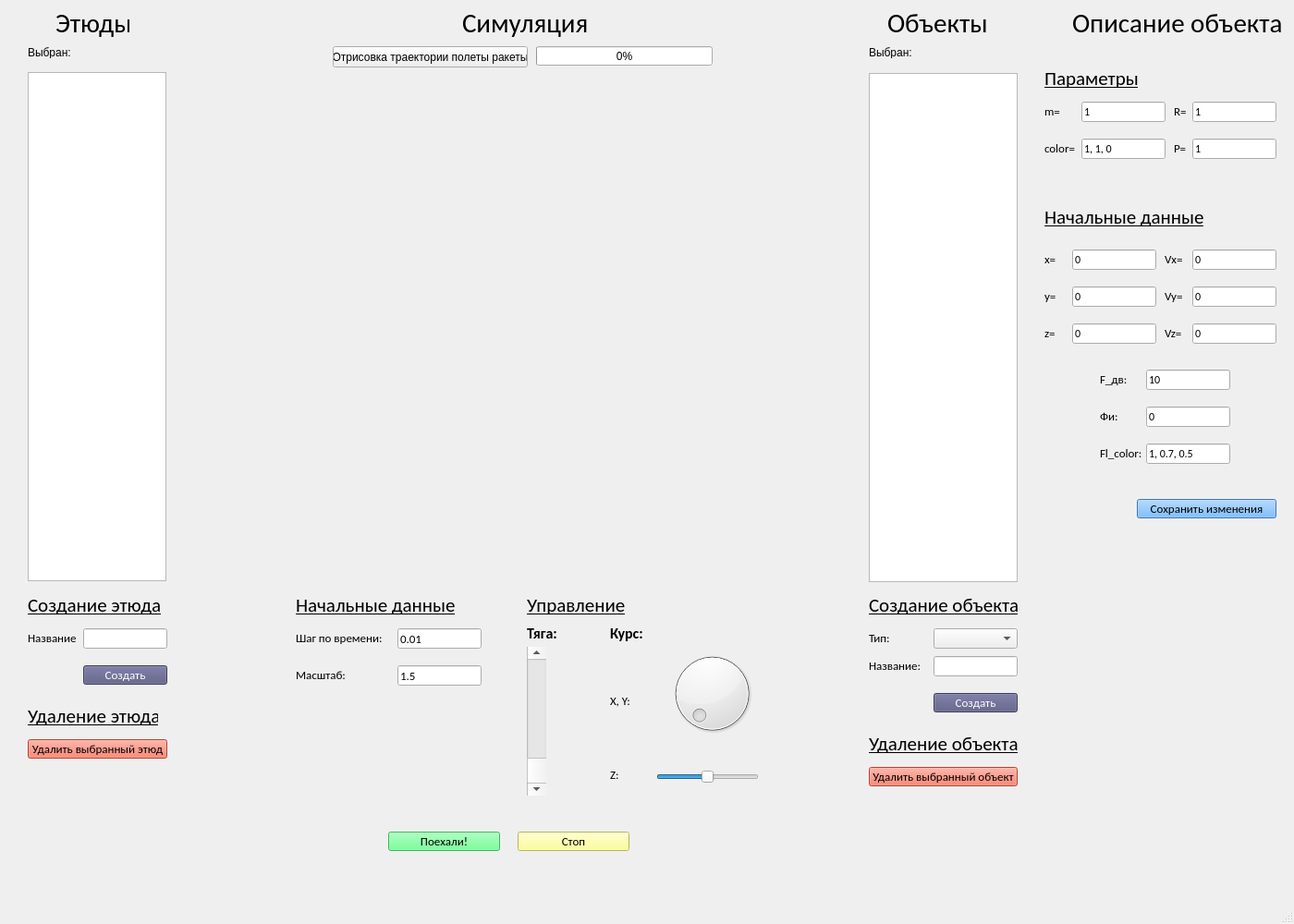
<?xml version="1.0" encoding="UTF-8"?>
<ui version="4.0">
 <class>MainWindow</class>
 <widget class="QMainWindow" name="MainWindow">
  <property name="geometry">
   <rect>
    <x>0</x>
    <y>0</y>
    <width>1400</width>
    <height>1000</height>
   </rect>
  </property>
  <property name="windowTitle">
   <string>MainWindow</string>
  </property>
  <widget class="QWidget" name="centralwidget">
   <widget class="QListWidget" name="listUniverseObjectsWidget">
    <property name="geometry">
     <rect>
      <x>940</x>
      <y>79</y>
      <width>161</width>
      <height>551</height>
     </rect>
    </property>
    <property name="font">
     <font>
      <family>Calibri</family>
     </font>
    </property>
   </widget>
   <widget class="QLabel" name="label">
    <property name="geometry">
     <rect>
      <x>60</x>
      <y>10</y>
      <width>80</width>
      <height>30</height>
     </rect>
    </property>
    <property name="font">
     <font>
      <family>Calibri</family>
      <pointsize>22</pointsize>
     </font>
    </property>
    <property name="text">
     <string>Этюды</string>
    </property>
   </widget>
   <widget class="QLabel" name="label_23">
    <property name="geometry">
     <rect>
      <x>1260</x>
      <y>350</y>
      <width>21</width>
      <height>21</height>
     </rect>
    </property>
    <property name="font">
     <font>
      <family>Calibri</family>
      <pointsize>10</pointsize>
     </font>
    </property>
    <property name="text">
     <string>Vz=</string>
    </property>
   </widget>
   <widget class="QLabel" name="Color">
    <property name="geometry">
     <rect>
      <x>1130</x>
      <y>150</y>
      <width>51</width>
      <height>21</height>
     </rect>
    </property>
    <property name="font">
     <font>
      <family>Calibri</family>
      <pointsize>10</pointsize>
     </font>
    </property>
    <property name="text">
     <string>color=</string>
    </property>
   </widget>
   <widget class="QPushButton" name="saveDataButton">
    <property name="geometry">
     <rect>
      <x>1230</x>
      <y>540</y>
      <width>151</width>
      <height>21</height>
     </rect>
    </property>
    <property name="font">
     <font>
      <family>Calibri</family>
      <pointsize>10</pointsize>
     </font>
    </property>
    <property name="styleSheet">
     <string notr="true">background-color: rgb(85, 170, 255);</string>
    </property>
    <property name="text">
     <string>Сохранить изменения</string>
    </property>
   </widget>
   <widget class="QLineEdit" name="z0_field">
    <property name="geometry">
     <rect>
      <x>1160</x>
      <y>350</y>
      <width>91</width>
      <height>22</height>
     </rect>
    </property>
    <property name="font">
     <font>
      <family>Calibri</family>
     </font>
    </property>
    <property name="text">
     <string>0</string>
    </property>
   </widget>
   <widget class="QLineEdit" name="R_field">
    <property name="geometry">
     <rect>
      <x>1290</x>
      <y>110</y>
      <width>91</width>
      <height>22</height>
     </rect>
    </property>
    <property name="font">
     <font>
      <family>Calibri</family>
     </font>
    </property>
    <property name="text">
     <string>1</string>
    </property>
   </widget>
   <widget class="QLabel" name="label_3">
    <property name="geometry">
     <rect>
      <x>1270</x>
      <y>110</y>
      <width>21</width>
      <height>21</height>
     </rect>
    </property>
    <property name="font">
     <font>
      <family>Calibri</family>
      <pointsize>10</pointsize>
     </font>
    </property>
    <property name="text">
     <string>R=</string>
    </property>
   </widget>
   <widget class="QLineEdit" name="x0_field">
    <property name="geometry">
     <rect>
      <x>1160</x>
      <y>270</y>
      <width>91</width>
      <height>22</height>
     </rect>
    </property>
    <property name="font">
     <font>
      <family>Calibri</family>
     </font>
    </property>
    <property name="text">
     <string>0</string>
    </property>
   </widget>
   <widget class="QLabel" name="label_22">
    <property name="geometry">
     <rect>
      <x>1190</x>
      <y>440</y>
      <width>31</width>
      <height>21</height>
     </rect>
    </property>
    <property name="font">
     <font>
      <family>Calibri</family>
      <pointsize>10</pointsize>
     </font>
    </property>
    <property name="text">
     <string>Фи:</string>
    </property>
   </widget>
   <widget class="QLineEdit" name="Vy0_field">
    <property name="geometry">
     <rect>
      <x>1290</x>
      <y>310</y>
      <width>91</width>
      <height>22</height>
     </rect>
    </property>
    <property name="font">
     <font>
      <family>Calibri</family>
     </font>
    </property>
    <property name="text">
     <string>0</string>
    </property>
   </widget>
   <widget class="QLineEdit" name="F_dv_field">
    <property name="geometry">
     <rect>
      <x>1240</x>
      <y>400</y>
      <width>91</width>
      <height>22</height>
     </rect>
    </property>
    <property name="font">
     <font>
      <family>Calibri</family>
     </font>
    </property>
    <property name="text">
     <string>10</string>
    </property>
   </widget>
   <widget class="QLineEdit" name="y0_field">
    <property name="geometry">
     <rect>
      <x>1160</x>
      <y>310</y>
      <width>91</width>
      <height>22</height>
     </rect>
    </property>
    <property name="font">
     <font>
      <family>Calibri</family>
     </font>
    </property>
    <property name="text">
     <string>0</string>
    </property>
   </widget>
   <widget class="QLineEdit" name="Phi_field">
    <property name="geometry">
     <rect>
      <x>1240</x>
      <y>440</y>
      <width>91</width>
      <height>22</height>
     </rect>
    </property>
    <property name="font">
     <font>
      <family>Calibri</family>
     </font>
    </property>
    <property name="text">
     <string>0</string>
    </property>
   </widget>
   <widget class="QLineEdit" name="Color_field">
    <property name="geometry">
     <rect>
      <x>1170</x>
      <y>150</y>
      <width>91</width>
      <height>22</height>
     </rect>
    </property>
    <property name="font">
     <font>
      <family>Calibri</family>
     </font>
    </property>
    <property name="text">
     <string>1, 1, 0</string>
    </property>
   </widget>
   <widget class="QLabel" name="Color_2">
    <property name="geometry">
     <rect>
      <x>1270</x>
      <y>150</y>
      <width>31</width>
      <height>21</height>
     </rect>
    </property>
    <property name="font">
     <font>
      <family>Calibri</family>
      <pointsize>10</pointsize>
     </font>
    </property>
    <property name="text">
     <string>P=</string>
    </property>
   </widget>
   <widget class="QLabel" name="label_17">
    <property name="geometry">
     <rect>
      <x>1130</x>
      <y>310</y>
      <width>21</width>
      <height>21</height>
     </rect>
    </property>
    <property name="font">
     <font>
      <family>Calibri</family>
      <pointsize>10</pointsize>
     </font>
    </property>
    <property name="text">
     <string>y=</string>
    </property>
   </widget>
   <widget class="QLineEdit" name="P_field">
    <property name="geometry">
     <rect>
      <x>1290</x>
      <y>150</y>
      <width>91</width>
      <height>22</height>
     </rect>
    </property>
    <property name="font">
     <font>
      <family>Calibri</family>
     </font>
    </property>
    <property name="text">
     <string>1</string>
    </property>
   </widget>
   <widget class="QLabel" name="label_20">
    <property name="geometry">
     <rect>
      <x>1260</x>
      <y>270</y>
      <width>21</width>
      <height>21</height>
     </rect>
    </property>
    <property name="font">
     <font>
      <family>Calibri</family>
      <pointsize>10</pointsize>
     </font>
    </property>
    <property name="text">
     <string>Vx=</string>
    </property>
   </widget>
   <widget class="QLabel" name="label_18">
    <property name="geometry">
     <rect>
      <x>1190</x>
      <y>400</y>
      <width>31</width>
      <height>21</height>
     </rect>
    </property>
    <property name="font">
     <font>
      <family>Calibri</family>
      <pointsize>10</pointsize>
     </font>
    </property>
    <property name="text">
     <string>F_дв:</string>
    </property>
   </widget>
   <widget class="QLineEdit" name="Flamecolor_field">
    <property name="geometry">
     <rect>
      <x>1240</x>
      <y>480</y>
      <width>91</width>
      <height>22</height>
     </rect>
    </property>
    <property name="font">
     <font>
      <family>Calibri</family>
     </font>
    </property>
    <property name="text">
     <string>1, 0.7, 0.5</string>
    </property>
   </widget>
   <widget class="QLineEdit" name="Vx0_field">
    <property name="geometry">
     <rect>
      <x>1290</x>
      <y>270</y>
      <width>91</width>
      <height>22</height>
     </rect>
    </property>
    <property name="font">
     <font>
      <family>Calibri</family>
     </font>
    </property>
    <property name="text">
     <string>0</string>
    </property>
   </widget>
   <widget class="QLabel" name="label_5">
    <property name="geometry">
     <rect>
      <x>1130</x>
      <y>110</y>
      <width>21</width>
      <height>21</height>
     </rect>
    </property>
    <property name="font">
     <font>
      <family>Calibri</family>
      <pointsize>10</pointsize>
     </font>
    </property>
    <property name="text">
     <string>m=</string>
    </property>
   </widget>
   <widget class="QLabel" name="label_21">
    <property name="geometry">
     <rect>
      <x>1260</x>
      <y>310</y>
      <width>21</width>
      <height>21</height>
     </rect>
    </property>
    <property name="font">
     <font>
      <family>Calibri</family>
      <pointsize>10</pointsize>
     </font>
    </property>
    <property name="text">
     <string>Vy=</string>
    </property>
   </widget>
   <widget class="QLabel" name="label_16">
    <property name="geometry">
     <rect>
      <x>1130</x>
      <y>270</y>
      <width>21</width>
      <height>21</height>
     </rect>
    </property>
    <property name="font">
     <font>
      <family>Calibri</family>
      <pointsize>10</pointsize>
     </font>
    </property>
    <property name="text">
     <string>x=</string>
    </property>
   </widget>
   <widget class="QLabel" name="Color_3">
    <property name="geometry">
     <rect>
      <x>1190</x>
      <y>480</y>
      <width>51</width>
      <height>21</height>
     </rect>
    </property>
    <property name="font">
     <font>
      <family>Calibri</family>
      <pointsize>10</pointsize>
     </font>
    </property>
    <property name="text">
     <string>Fl_color:</string>
    </property>
   </widget>
   <widget class="QLineEdit" name="Vz0_field">
    <property name="geometry">
     <rect>
      <x>1290</x>
      <y>350</y>
      <width>91</width>
      <height>22</height>
     </rect>
    </property>
    <property name="font">
     <font>
      <family>Calibri</family>
     </font>
    </property>
    <property name="text">
     <string>0</string>
    </property>
   </widget>
   <widget class="QLabel" name="label_19">
    <property name="geometry">
     <rect>
      <x>1130</x>
      <y>350</y>
      <width>21</width>
      <height>21</height>
     </rect>
    </property>
    <property name="font">
     <font>
      <family>Calibri</family>
      <pointsize>10</pointsize>
     </font>
    </property>
    <property name="text">
     <string>z=</string>
    </property>
   </widget>
   <widget class="QLineEdit" name="M_field">
    <property name="geometry">
     <rect>
      <x>1170</x>
      <y>110</y>
      <width>91</width>
      <height>22</height>
     </rect>
    </property>
    <property name="font">
     <font>
      <family>Calibri</family>
     </font>
    </property>
    <property name="text">
     <string>1</string>
    </property>
   </widget>
   <widget class="QLabel" name="label_6">
    <property name="geometry">
     <rect>
      <x>960</x>
      <y>10</y>
      <width>111</width>
      <height>30</height>
     </rect>
    </property>
    <property name="font">
     <font>
      <family>Calibri</family>
      <pointsize>22</pointsize>
     </font>
    </property>
    <property name="text">
     <string>Объекты</string>
    </property>
   </widget>
   <widget class="QLabel" name="label_7">
    <property name="geometry">
     <rect>
      <x>1160</x>
      <y>10</y>
      <width>231</width>
      <height>30</height>
     </rect>
    </property>
    <property name="font">
     <font>
      <family>Calibri</family>
      <pointsize>22</pointsize>
     </font>
    </property>
    <property name="text">
     <string>Описание объекта</string>
    </property>
   </widget>
   <widget class="QLabel" name="label_8">
    <property name="geometry">
     <rect>
      <x>500</x>
      <y>10</y>
      <width>141</width>
      <height>30</height>
     </rect>
    </property>
    <property name="font">
     <font>
      <family>Calibri</family>
      <pointsize>22</pointsize>
     </font>
    </property>
    <property name="text">
     <string>Симуляция</string>
    </property>
   </widget>
   <widget class="SpaceWidget" name="SpWidget" native="true">
    <property name="geometry">
     <rect>
      <x>230</x>
      <y>80</y>
      <width>671</width>
      <height>551</height>
     </rect>
    </property>
    <property name="font">
     <font>
      <family>Calibri</family>
     </font>
    </property>
   </widget>
   <widget class="QLabel" name="label_4">
    <property name="geometry">
     <rect>
      <x>320</x>
      <y>680</y>
      <width>141</width>
      <height>20</height>
     </rect>
    </property>
    <property name="font">
     <font>
      <family>Calibri</family>
      <pointsize>10</pointsize>
     </font>
    </property>
    <property name="text">
     <string>Шаг по времени:</string>
    </property>
   </widget>
   <widget class="QLineEdit" name="TStep_field">
    <property name="geometry">
     <rect>
      <x>430</x>
      <y>680</y>
      <width>91</width>
      <height>22</height>
     </rect>
    </property>
    <property name="font">
     <font>
      <family>Calibri</family>
      <pointsize>10</pointsize>
     </font>
    </property>
    <property name="text">
     <string>0.01</string>
    </property>
   </widget>
   <widget class="QSlider" name="Z_turbo">
    <property name="geometry">
     <rect>
      <x>710</x>
      <y>830</y>
      <width>111</width>
      <height>22</height>
     </rect>
    </property>
    <property name="font">
     <font>
      <family>Calibri</family>
     </font>
    </property>
    <property name="minimum">
     <number>-90</number>
    </property>
    <property name="maximum">
     <number>90</number>
    </property>
    <property name="singleStep">
     <number>1</number>
    </property>
    <property name="orientation">
     <enum>Qt::Horizontal</enum>
    </property>
   </widget>
   <widget class="QPushButton" name="StopButton">
    <property name="geometry">
     <rect>
      <x>560</x>
      <y>900</y>
      <width>121</width>
      <height>21</height>
     </rect>
    </property>
    <property name="font">
     <font>
      <family>Calibri</family>
      <pointsize>10</pointsize>
     </font>
    </property>
    <property name="styleSheet">
     <string notr="true">background-color: rgb(255, 255, 127);</string>
    </property>
    <property name="text">
     <string>Стоп</string>
    </property>
   </widget>
   <widget class="QScrollBar" name="F_Bar">
    <property name="geometry">
     <rect>
      <x>570</x>
      <y>700</y>
      <width>21</width>
      <height>161</height>
     </rect>
    </property>
    <property name="font">
     <font>
      <family>Calibri</family>
      <pointsize>10</pointsize>
     </font>
    </property>
    <property name="maximum">
     <number>100</number>
    </property>
    <property name="singleStep">
     <number>1</number>
    </property>
    <property name="orientation">
     <enum>Qt::Vertical</enum>
    </property>
    <property name="invertedAppearance">
     <bool>true</bool>
    </property>
   </widget>
   <widget class="QLineEdit" name="K_field">
    <property name="geometry">
     <rect>
      <x>430</x>
      <y>720</y>
      <width>91</width>
      <height>22</height>
     </rect>
    </property>
    <property name="font">
     <font>
      <family>Calibri</family>
      <pointsize>10</pointsize>
     </font>
    </property>
    <property name="text">
     <string>1.5</string>
    </property>
   </widget>
   <widget class="QLabel" name="label_10">
    <property name="geometry">
     <rect>
      <x>660</x>
      <y>830</y>
      <width>16</width>
      <height>16</height>
     </rect>
    </property>
    <property name="font">
     <font>
      <family>Calibri</family>
      <pointsize>10</pointsize>
     </font>
    </property>
    <property name="text">
     <string>Z:</string>
    </property>
   </widget>
   <widget class="QLabel" name="label_11">
    <property name="geometry">
     <rect>
      <x>320</x>
      <y>720</y>
      <width>111</width>
      <height>20</height>
     </rect>
    </property>
    <property name="font">
     <font>
      <family>Calibri</family>
      <pointsize>10</pointsize>
     </font>
    </property>
    <property name="text">
     <string>Масштаб:</string>
    </property>
   </widget>
   <widget class="QDial" name="Angle_Bar">
    <property name="geometry">
     <rect>
      <x>720</x>
      <y>700</y>
      <width>101</width>
      <height>101</height>
     </rect>
    </property>
    <property name="font">
     <font>
      <family>Calibri</family>
     </font>
    </property>
    <property name="minimum">
     <number>-180</number>
    </property>
    <property name="maximum">
     <number>180</number>
    </property>
    <property name="value">
     <number>-180</number>
    </property>
    <property name="wrapping">
     <bool>false</bool>
    </property>
   </widget>
   <widget class="QPushButton" name="StartButton">
    <property name="geometry">
     <rect>
      <x>420</x>
      <y>900</y>
      <width>121</width>
      <height>21</height>
     </rect>
    </property>
    <property name="font">
     <font>
      <family>Calibri</family>
      <pointsize>10</pointsize>
     </font>
    </property>
    <property name="styleSheet">
     <string notr="true">background-color: rgb(85, 255, 127);</string>
    </property>
    <property name="text">
     <string>Поехали!</string>
    </property>
   </widget>
   <widget class="QLabel" name="label_12">
    <property name="geometry">
     <rect>
      <x>660</x>
      <y>670</y>
      <width>61</width>
      <height>31</height>
     </rect>
    </property>
    <property name="font">
     <font>
      <family>Calibri</family>
      <pointsize>12</pointsize>
      <weight>75</weight>
      <bold>true</bold>
     </font>
    </property>
    <property name="text">
     <string>Курс:</string>
    </property>
   </widget>
   <widget class="QLabel" name="label_13">
    <property name="geometry">
     <rect>
      <x>570</x>
      <y>670</y>
      <width>61</width>
      <height>31</height>
     </rect>
    </property>
    <property name="font">
     <font>
      <family>Calibri</family>
      <pointsize>12</pointsize>
      <weight>75</weight>
      <bold>true</bold>
     </font>
    </property>
    <property name="text">
     <string>Тяга:</string>
    </property>
   </widget>
   <widget class="QLabel" name="label_14">
    <property name="geometry">
     <rect>
      <x>660</x>
      <y>750</y>
      <width>31</width>
      <height>16</height>
     </rect>
    </property>
    <property name="font">
     <font>
      <family>Calibri</family>
      <pointsize>10</pointsize>
     </font>
    </property>
    <property name="text">
     <string>X, Y:</string>
    </property>
   </widget>
   <widget class="QLabel" name="label_24">
    <property name="geometry">
     <rect>
      <x>320</x>
      <y>640</y>
      <width>181</width>
      <height>30</height>
     </rect>
    </property>
    <property name="font">
     <font>
      <family>Calibri</family>
      <pointsize>16</pointsize>
      <underline>true</underline>
     </font>
    </property>
    <property name="text">
     <string>Начальные данные</string>
    </property>
   </widget>
   <widget class="QLabel" name="label_25">
    <property name="geometry">
     <rect>
      <x>30</x>
      <y>640</y>
      <width>151</width>
      <height>30</height>
     </rect>
    </property>
    <property name="font">
     <font>
      <family>Calibri</family>
      <pointsize>16</pointsize>
      <underline>true</underline>
     </font>
    </property>
    <property name="text">
     <string>Создание этюда</string>
    </property>
   </widget>
   <widget class="QLabel" name="deleteLabel">
    <property name="geometry">
     <rect>
      <x>30</x>
      <y>760</y>
      <width>141</width>
      <height>30</height>
     </rect>
    </property>
    <property name="font">
     <font>
      <family>Calibri</family>
      <pointsize>16</pointsize>
      <underline>true</underline>
     </font>
    </property>
    <property name="text">
     <string>Удаление этюда</string>
    </property>
   </widget>
   <widget class="QLabel" name="label_27">
    <property name="geometry">
     <rect>
      <x>570</x>
      <y>640</y>
      <width>111</width>
      <height>30</height>
     </rect>
    </property>
    <property name="font">
     <font>
      <family>Calibri</family>
      <pointsize>16</pointsize>
      <underline>true</underline>
     </font>
    </property>
    <property name="text">
     <string>Управление</string>
    </property>
   </widget>
   <widget class="QListWidget" name="listEtudes">
    <property name="geometry">
     <rect>
      <x>30</x>
      <y>78</y>
      <width>150</width>
      <height>551</height>
     </rect>
    </property>
    <property name="font">
     <font>
      <family>Calibri</family>
     </font>
    </property>
   </widget>
   <widget class="QLineEdit" name="nameEtudeField">
    <property name="geometry">
     <rect>
      <x>90</x>
      <y>680</y>
      <width>91</width>
      <height>22</height>
     </rect>
    </property>
    <property name="font">
     <font>
      <family>Calibri</family>
      <pointsize>10</pointsize>
     </font>
    </property>
    <property name="text">
     <string/>
    </property>
   </widget>
   <widget class="QLabel" name="label_9">
    <property name="geometry">
     <rect>
      <x>30</x>
      <y>680</y>
      <width>61</width>
      <height>20</height>
     </rect>
    </property>
    <property name="font">
     <font>
      <family>Calibri</family>
      <pointsize>10</pointsize>
     </font>
    </property>
    <property name="text">
     <string>Название</string>
    </property>
   </widget>
   <widget class="QPushButton" name="createEtudeButton">
    <property name="geometry">
     <rect>
      <x>90</x>
      <y>720</y>
      <width>91</width>
      <height>21</height>
     </rect>
    </property>
    <property name="font">
     <font>
      <family>Calibri</family>
      <pointsize>10</pointsize>
     </font>
    </property>
    <property name="styleSheet">
     <string notr="true">background-color: rgb(85, 85, 127);
color: rgb(255, 255, 255);</string>
    </property>
    <property name="text">
     <string>Создать</string>
    </property>
   </widget>
   <widget class="QPushButton" name="deleteEtudeButton">
    <property name="geometry">
     <rect>
      <x>30</x>
      <y>800</y>
      <width>151</width>
      <height>21</height>
     </rect>
    </property>
    <property name="font">
     <font>
      <family>Calibri</family>
      <pointsize>10</pointsize>
     </font>
    </property>
    <property name="styleSheet">
     <string notr="true">background-color:#ff5e42;</string>
    </property>
    <property name="text">
     <string>Удалить выбранный этюд</string>
    </property>
    <property name="autoDefault">
     <bool>false</bool>
    </property>
   </widget>
   <widget class="QLabel" name="label_28">
    <property name="geometry">
     <rect>
      <x>940</x>
      <y>640</y>
      <width>161</width>
      <height>30</height>
     </rect>
    </property>
    <property name="font">
     <font>
      <family>Calibri</family>
      <pointsize>16</pointsize>
      <underline>true</underline>
     </font>
    </property>
    <property name="text">
     <string>Создание объекта</string>
    </property>
   </widget>
   <widget class="QLabel" name="label_29">
    <property name="geometry">
     <rect>
      <x>940</x>
      <y>790</y>
      <width>161</width>
      <height>30</height>
     </rect>
    </property>
    <property name="font">
     <font>
      <family>Calibri</family>
      <pointsize>16</pointsize>
      <underline>true</underline>
     </font>
    </property>
    <property name="text">
     <string>Удаление объекта</string>
    </property>
   </widget>
   <widget class="QPushButton" name="deleteObjectButton">
    <property name="geometry">
     <rect>
      <x>940</x>
      <y>830</y>
      <width>161</width>
      <height>21</height>
     </rect>
    </property>
    <property name="font">
     <font>
      <family>Calibri</family>
      <pointsize>10</pointsize>
     </font>
    </property>
    <property name="autoFillBackground">
     <bool>false</bool>
    </property>
    <property name="styleSheet">
     <string notr="true">background-color: rgb(255, 94, 66);</string>
    </property>
    <property name="text">
     <string>Удалить выбранный объект</string>
    </property>
   </widget>
   <widget class="QLabel" name="label_30">
    <property name="geometry">
     <rect>
      <x>1130</x>
      <y>70</y>
      <width>101</width>
      <height>30</height>
     </rect>
    </property>
    <property name="font">
     <font>
      <family>Calibri</family>
      <pointsize>16</pointsize>
      <underline>true</underline>
     </font>
    </property>
    <property name="text">
     <string>Параметры</string>
    </property>
   </widget>
   <widget class="QLabel" name="label_31">
    <property name="geometry">
     <rect>
      <x>1130</x>
      <y>220</y>
      <width>181</width>
      <height>30</height>
     </rect>
    </property>
    <property name="font">
     <font>
      <family>Calibri</family>
      <pointsize>16</pointsize>
      <underline>true</underline>
     </font>
    </property>
    <property name="text">
     <string>Начальные данные</string>
    </property>
   </widget>
   <widget class="QPushButton" name="createObjectButton">
    <property name="geometry">
     <rect>
      <x>1010</x>
      <y>750</y>
      <width>91</width>
      <height>21</height>
     </rect>
    </property>
    <property name="font">
     <font>
      <family>Calibri</family>
      <pointsize>10</pointsize>
     </font>
    </property>
    <property name="styleSheet">
     <string notr="true">background-color: rgb(85, 85, 127);
color: rgb(255, 255, 255);</string>
    </property>
    <property name="text">
     <string>Создать</string>
    </property>
   </widget>
   <widget class="QComboBox" name="typeObjectComboBox">
    <property name="geometry">
     <rect>
      <x>1010</x>
      <y>680</y>
      <width>91</width>
      <height>22</height>
     </rect>
    </property>
    <property name="font">
     <font>
      <family>Calibri</family>
     </font>
    </property>
   </widget>
   <widget class="QLabel" name="label_15">
    <property name="geometry">
     <rect>
      <x>940</x>
      <y>680</y>
      <width>61</width>
      <height>20</height>
     </rect>
    </property>
    <property name="font">
     <font>
      <family>Calibri</family>
      <pointsize>10</pointsize>
     </font>
    </property>
    <property name="text">
     <string>Тип:</string>
    </property>
   </widget>
   <widget class="QLineEdit" name="nameObjectField">
    <property name="geometry">
     <rect>
      <x>1010</x>
      <y>710</y>
      <width>91</width>
      <height>22</height>
     </rect>
    </property>
    <property name="font">
     <font>
      <family>Calibri</family>
      <pointsize>10</pointsize>
     </font>
    </property>
    <property name="text">
     <string/>
    </property>
   </widget>
   <widget class="QLabel" name="label_32">
    <property name="geometry">
     <rect>
      <x>940</x>
      <y>710</y>
      <width>61</width>
      <height>20</height>
     </rect>
    </property>
    <property name="font">
     <font>
      <family>Calibri</family>
      <pointsize>10</pointsize>
     </font>
    </property>
    <property name="text">
     <string>Название:</string>
    </property>
   </widget>
   <widget class="QLabel" name="label_2">
    <property name="geometry">
     <rect>
      <x>30</x>
      <y>50</y>
      <width>47</width>
      <height>13</height>
     </rect>
    </property>
    <property name="text">
     <string>Выбран:</string>
    </property>
   </widget>
   <widget class="QLabel" name="chosenEtudeLabel">
    <property name="geometry">
     <rect>
      <x>80</x>
      <y>50</y>
      <width>101</width>
      <height>16</height>
     </rect>
    </property>
    <property name="font">
     <font>
      <weight>75</weight>
      <bold>true</bold>
     </font>
    </property>
    <property name="text">
     <string/>
    </property>
   </widget>
   <widget class="QLabel" name="label_34">
    <property name="geometry">
     <rect>
      <x>940</x>
      <y>50</y>
      <width>47</width>
      <height>13</height>
     </rect>
    </property>
    <property name="text">
     <string>Выбран:</string>
    </property>
   </widget>
   <widget class="QLabel" name="chosenObjectLabel">
    <property name="geometry">
     <rect>
      <x>990</x>
      <y>50</y>
      <width>111</width>
      <height>16</height>
     </rect>
    </property>
    <property name="font">
     <font>
      <weight>75</weight>
      <bold>true</bold>
     </font>
    </property>
    <property name="text">
     <string/>
    </property>
   </widget>
   <widget class="QPushButton" name="DrawSpaceshipTrajectory">
    <property name="enabled">
     <bool>true</bool>
    </property>
    <property name="geometry">
     <rect>
      <x>360</x>
      <y>50</y>
      <width>211</width>
      <height>23</height>
     </rect>
    </property>
    <property name="text">
     <string>Отрисовка траектории полеты ракеты</string>
    </property>
   </widget>
   <widget class="QProgressBar" name="progressBarDrawingSpTr">
    <property name="geometry">
     <rect>
      <x>580</x>
      <y>50</y>
      <width>191</width>
      <height>21</height>
     </rect>
    </property>
    <property name="value">
     <number>0</number>
    </property>
    <property name="invertedAppearance">
     <bool>false</bool>
    </property>
   </widget>
  </widget>
  <widget class="QMenuBar" name="menubar">
   <property name="geometry">
    <rect>
     <x>0</x>
     <y>0</y>
     <width>1400</width>
     <height>21</height>
    </rect>
   </property>
  </widget>
  <widget class="QStatusBar" name="statusbar"/>
 </widget>
 <customwidgets>
  <customwidget>
   <class>SpaceWidget</class>
   <extends>QWidget</extends>
   <header location="global">spacewidget.h</header>
   <container>1</container>
  </customwidget>
 </customwidgets>
 <resources/>
 <connections/>
</ui>
